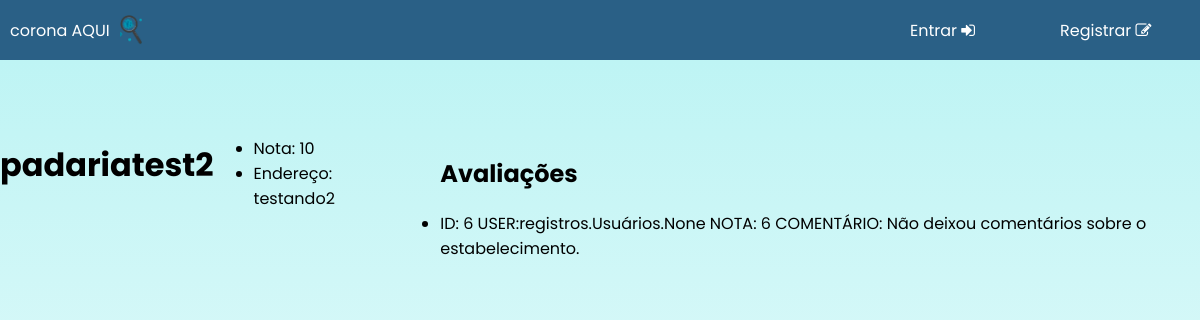
The page /registros/5 on the database as committed earlier.
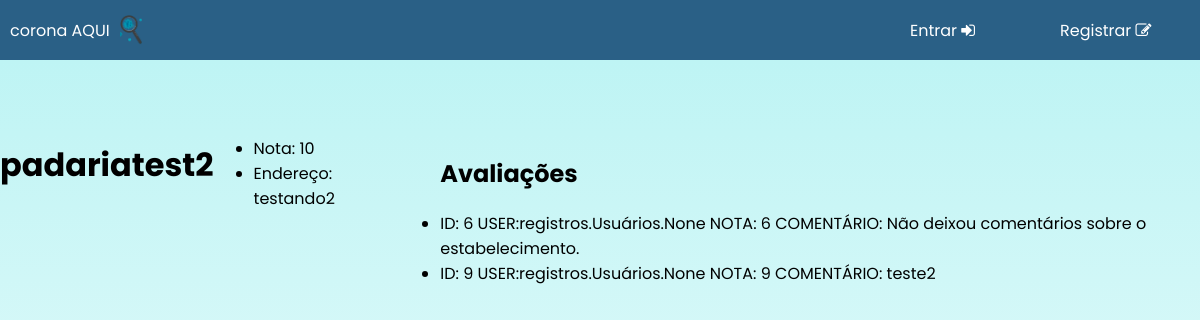
The same page on the database as committed later.
### registros/models.py (models this page shows)
class Avaliações(models.Model):
    id = models.AutoField(auto_created=True, primary_key=True, serialize=False, verbose_name='ID')
    user = models.ManyToManyField(Usuários, blank=True, related_name="usuário")
    empresa = models.ManyToManyField(Empresas, blank=True, related_name="empresas")
    comment = models.CharField(max_length=300, default='Não deixou comentários sobre o estabelecimento.')
    grade = models.IntegerField()
    def __str__(self):
        return f"ID: {self.id} USER:{self.user} NOTA: {self.grade} COMENTÁRIO: {self.comment}"

### registros/views.py (the view)
# urls.py: path("<int:empresa_id>", views.avaliacao, name="avaliacao"),
def avaliacao(request, empresa_id):
    empresa = Empresas.objects.get(id=empresa_id)
    avaliacao = Avaliações.objects.filter(empresa=empresa_id)
    return render(request, "registros/avaliacao.html", {
        "empresa": empresa,
        "avaliacoes": avaliacao
    })

### registros/templates/registros/avaliacao.html
{% extends "registros/layout.html" %}
{% block body %}
 <h1>{{ empresa.name }}</h1>
    <ul>
        <li>Nota: {{ empresa.grade }}
        <li>Endereço: {{ empresa.address }}
    </ul>
    <ul>
        <h2>Avaliações</h2>
        {% for avaliacao in avaliacoes %}
            <li>{{ avaliacao }} </li>
        {% empty %}
            <li>Empresa não avaliada ainda.</li>
        {% endfor %}
    </ul>
{% endblock %}

Rows that differ between the two databases and show on the page:
added Avaliações: id+grade+comment "ID: 9 USER:registros.Usuários.None NOTA: 9 COMENTÁRIO: teste2"
